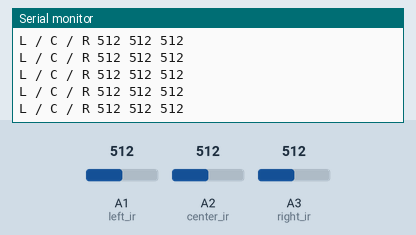
A sketch run on a simulated Arduino Uno, built with avr-gcc and run on an emulated ATmega328P. Shown: the last lines printed to the serial monitor. The test bench sets the inputs (shaded band); at power-on: A1 (left_ir) = 512, A2 (center_ir) = 512, A3 (right_ir) = 512.

Above: at 2.2 s.
2.3 s: A1 (left_ir) set to 109
At 3.4 s:
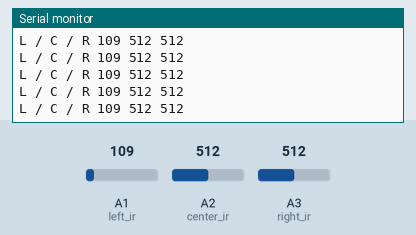
5.3 s: A1 (left_ir) set to 92
At 6.2 s:
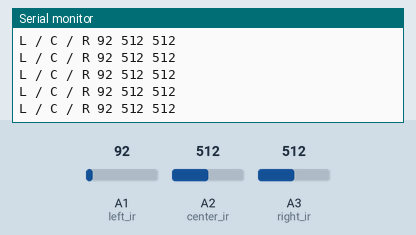
6.8 s: A2 (center_ir) set to 109
At 7.8 s:
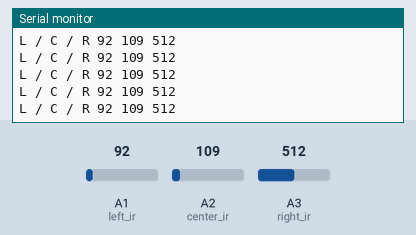
9.8 s: A2 (center_ir) set to 90
At 10.6 s:
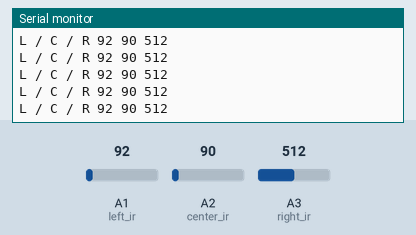
15.8 s: A3 (right_ir) set to 110
At 16.6 s:
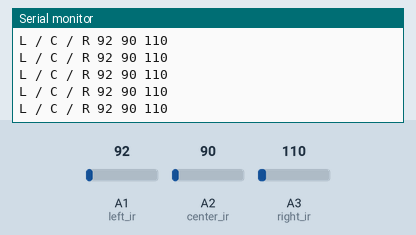
17.3 s: A3 (right_ir) set to 95
At 18.3 s:
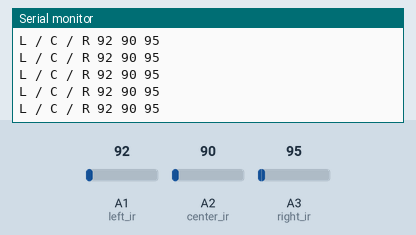
Timing chart, 0 to 19.8 s (numbered marks = the images above; inputs shaded):
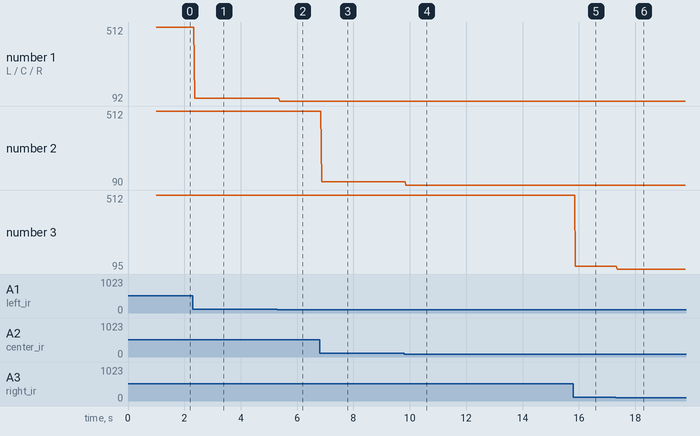

Measured:
- after the input at 2.3 s, the serial monitor: prints a new line after 0.07 s (image 1)
- after the input at 5.3 s, the serial monitor: prints a new line after 0.08 s (image 2)
- after the input at 6.8 s, the serial monitor: prints a new line after 0.07 s (image 3)
- after the input at 9.8 s, the serial monitor: prints a new line after 0.06 s (image 4)
- after the input at 15.8 s, the serial monitor: prints a new line after 0.07 s (image 5)
- after the input at 17.3 s, the serial monitor: prints a new line after 0.06 s (image 6)
- plotted number 1: 512 → 109 after the input at 2.3 s, 109 → 92 after the input at 5.3 s
- plotted number 2: 109 → 90 after the input at 9.8 s

The sketch:

sensor_test.ino
```cpp
#include "sensor.h"

int sensor_standard[2] = {0,0};

void setup() {
  // put your setup code here, to run once:
  Serial.begin(9600);
  sensor_cali(sensor_standard);
  delay(1000);
}

void loop() {
  // put your main code here, to run repeatedly:
  Serial.print("L / C / R ");
  Serial.print(sensor_read(left));
  Serial.print(" ");
  Serial.print(sensor_read(center));
  Serial.print(" ");
  Serial.println(sensor_read(right));
}
```

sensor.cpp
```cpp
#ifndef SENSOR_CPP
#define SENSOR_CPP

#include "sensor.h"


int sensor_read(int side){
  int bArray[5] = {0,0,0,0,0};
  int i,j;// 循环变量
  int bTemp;
  uint8_t iFilterLen = 5;
  for(i=0;i<=5;i++){
    switch(side){
      case left:
      bArray[i] = analogRead(left_ir);
      break;
      case center:
      bArray[i] = analogRead(center_ir);
      break;
      case right:
      bArray[i] = analogRead(right_ir);
      break;
    }
  }
  // 用冒泡法对数组进行排序
  for (j = 0; j < iFilterLen - 1; j ++)
  {
    for (i = 0; i < iFilterLen - j - 1; i ++)
    {
      if (bArray[i] > bArray[i + 1])
      {
        // 互换
        bTemp = bArray[i];
        bArray[i] = bArray[i + 1];
        bArray[i + 1] = bTemp;
      }
    }
  }
  // 计算中值
  if ((iFilterLen & 1) > 0)
  {
    // 数组有奇数个元素，返回中间一个元素
    bTemp = bArray[(iFilterLen + 1) / 2];
  }
  else
  {
    // 数组有偶数个元素，返回中间两个元素平均值
    bTemp = (bArray[iFilterLen / 2] + bArray[iFilterLen / 2 + 1]) / 2;
  }
  return bTemp;
}

void sensor_cali(int *bArray){
  bArray[0] = sensor_read(left);
  bArray[1] = sensor_read(right);
  Serial.print("Sensor Calibration Success L/R");
  Serial.print(bArray[0]);
  Serial.print("  ");
  Serial.println(bArray[1]);
  //获取基准传感器读数
}

#endif
```

sensor.h
```cpp
#ifndef SENSOR_H
#define SENSOR_H

#include "Arduino.h"

#define left 0
#define center 1
#define right 2

#define left_ir A1
#define center_ir A2
#define right_ir A3


int sensor_read(int side); //中值滤波
void sensor_cali(int *bArray);

#endif
```
